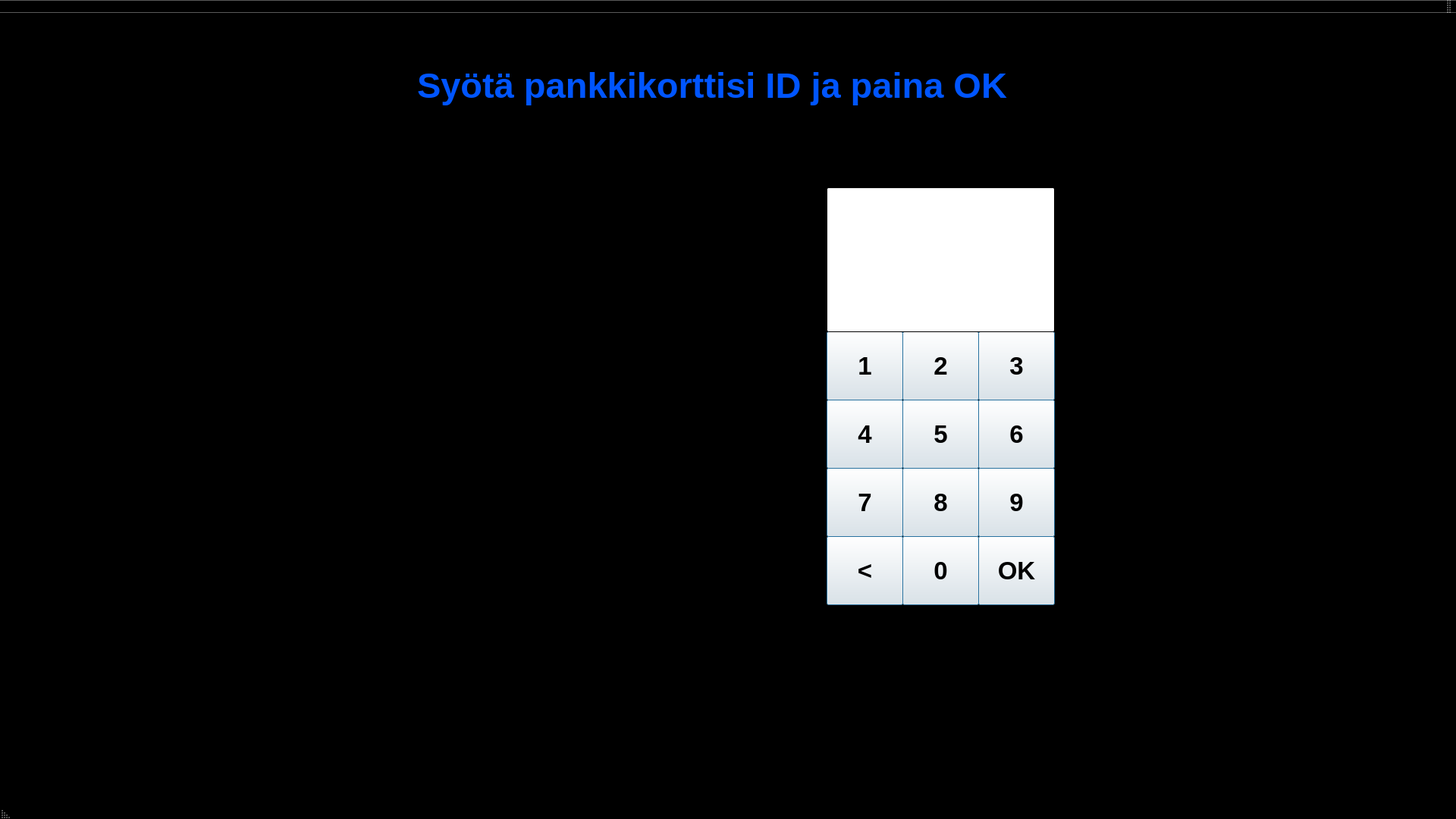
<?xml version="1.0" encoding="UTF-8"?>
<ui version="4.0">
 <class>MainWindow</class>
 <widget class="QMainWindow" name="MainWindow">
  <property name="geometry">
   <rect>
    <x>0</x>
    <y>0</y>
    <width>1920</width>
    <height>1080</height>
   </rect>
  </property>
  <property name="sizePolicy">
   <sizepolicy hsizetype="Preferred" vsizetype="Fixed">
    <horstretch>0</horstretch>
    <verstretch>0</verstretch>
   </sizepolicy>
  </property>
  <property name="palette">
   <palette>
    <active>
     <colorrole role="Base">
      <brush brushstyle="SolidPattern">
       <color alpha="255">
        <red>255</red>
        <green>255</green>
        <blue>255</blue>
       </color>
      </brush>
     </colorrole>
     <colorrole role="Window">
      <brush brushstyle="SolidPattern">
       <color alpha="255">
        <red>0</red>
        <green>0</green>
        <blue>0</blue>
       </color>
      </brush>
     </colorrole>
    </active>
    <inactive>
     <colorrole role="Base">
      <brush brushstyle="SolidPattern">
       <color alpha="255">
        <red>255</red>
        <green>255</green>
        <blue>255</blue>
       </color>
      </brush>
     </colorrole>
     <colorrole role="Window">
      <brush brushstyle="SolidPattern">
       <color alpha="255">
        <red>0</red>
        <green>0</green>
        <blue>0</blue>
       </color>
      </brush>
     </colorrole>
    </inactive>
    <disabled>
     <colorrole role="Base">
      <brush brushstyle="SolidPattern">
       <color alpha="255">
        <red>0</red>
        <green>0</green>
        <blue>0</blue>
       </color>
      </brush>
     </colorrole>
     <colorrole role="Window">
      <brush brushstyle="SolidPattern">
       <color alpha="255">
        <red>0</red>
        <green>0</green>
        <blue>0</blue>
       </color>
      </brush>
     </colorrole>
    </disabled>
   </palette>
  </property>
  <property name="windowTitle">
   <string>MainWindow</string>
  </property>
  <property name="layoutDirection">
   <enum>Qt::RightToLeft</enum>
  </property>
  <widget class="QWidget" name="centralWidget">
   <widget class="QPushButton" name="numero1">
    <property name="geometry">
     <rect>
      <x>1090</x>
      <y>420</y>
      <width>101</width>
      <height>91</height>
     </rect>
    </property>
    <property name="font">
     <font>
      <pointsize>25</pointsize>
      <weight>75</weight>
      <bold>true</bold>
     </font>
    </property>
    <property name="cursor">
     <cursorShape>PointingHandCursor</cursorShape>
    </property>
    <property name="text">
     <string>1</string>
    </property>
    <property name="default">
     <bool>true</bool>
    </property>
    <property name="flat">
     <bool>false</bool>
    </property>
   </widget>
   <widget class="QPushButton" name="numero2">
    <property name="geometry">
     <rect>
      <x>1190</x>
      <y>420</y>
      <width>101</width>
      <height>91</height>
     </rect>
    </property>
    <property name="font">
     <font>
      <pointsize>25</pointsize>
      <weight>75</weight>
      <bold>true</bold>
     </font>
    </property>
    <property name="cursor">
     <cursorShape>PointingHandCursor</cursorShape>
    </property>
    <property name="text">
     <string>2</string>
    </property>
    <property name="autoDefault">
     <bool>false</bool>
    </property>
    <property name="default">
     <bool>true</bool>
    </property>
   </widget>
   <widget class="QPushButton" name="numero3">
    <property name="geometry">
     <rect>
      <x>1290</x>
      <y>420</y>
      <width>101</width>
      <height>91</height>
     </rect>
    </property>
    <property name="font">
     <font>
      <pointsize>25</pointsize>
      <weight>75</weight>
      <bold>true</bold>
     </font>
    </property>
    <property name="cursor">
     <cursorShape>PointingHandCursor</cursorShape>
    </property>
    <property name="text">
     <string>3</string>
    </property>
    <property name="default">
     <bool>true</bool>
    </property>
   </widget>
   <widget class="QPushButton" name="numero4">
    <property name="geometry">
     <rect>
      <x>1090</x>
      <y>510</y>
      <width>101</width>
      <height>91</height>
     </rect>
    </property>
    <property name="font">
     <font>
      <pointsize>25</pointsize>
      <weight>75</weight>
      <bold>true</bold>
     </font>
    </property>
    <property name="cursor">
     <cursorShape>PointingHandCursor</cursorShape>
    </property>
    <property name="text">
     <string>4</string>
    </property>
    <property name="default">
     <bool>true</bool>
    </property>
   </widget>
   <widget class="QPushButton" name="numero5">
    <property name="geometry">
     <rect>
      <x>1190</x>
      <y>510</y>
      <width>101</width>
      <height>91</height>
     </rect>
    </property>
    <property name="font">
     <font>
      <pointsize>25</pointsize>
      <weight>75</weight>
      <bold>true</bold>
     </font>
    </property>
    <property name="cursor">
     <cursorShape>PointingHandCursor</cursorShape>
    </property>
    <property name="text">
     <string>5</string>
    </property>
    <property name="default">
     <bool>true</bool>
    </property>
   </widget>
   <widget class="QPushButton" name="numero6">
    <property name="geometry">
     <rect>
      <x>1290</x>
      <y>510</y>
      <width>101</width>
      <height>91</height>
     </rect>
    </property>
    <property name="font">
     <font>
      <pointsize>25</pointsize>
      <weight>75</weight>
      <bold>true</bold>
     </font>
    </property>
    <property name="cursor">
     <cursorShape>PointingHandCursor</cursorShape>
    </property>
    <property name="text">
     <string>6</string>
    </property>
    <property name="default">
     <bool>true</bool>
    </property>
   </widget>
   <widget class="QPushButton" name="numero7">
    <property name="geometry">
     <rect>
      <x>1090</x>
      <y>600</y>
      <width>101</width>
      <height>91</height>
     </rect>
    </property>
    <property name="font">
     <font>
      <pointsize>25</pointsize>
      <weight>75</weight>
      <bold>true</bold>
     </font>
    </property>
    <property name="cursor">
     <cursorShape>PointingHandCursor</cursorShape>
    </property>
    <property name="text">
     <string>7</string>
    </property>
    <property name="default">
     <bool>true</bool>
    </property>
   </widget>
   <widget class="QPushButton" name="numero8">
    <property name="geometry">
     <rect>
      <x>1190</x>
      <y>600</y>
      <width>101</width>
      <height>91</height>
     </rect>
    </property>
    <property name="font">
     <font>
      <pointsize>25</pointsize>
      <weight>75</weight>
      <bold>true</bold>
     </font>
    </property>
    <property name="cursor">
     <cursorShape>PointingHandCursor</cursorShape>
    </property>
    <property name="text">
     <string>8</string>
    </property>
    <property name="default">
     <bool>true</bool>
    </property>
   </widget>
   <widget class="QPushButton" name="numero9">
    <property name="geometry">
     <rect>
      <x>1290</x>
      <y>600</y>
      <width>101</width>
      <height>91</height>
     </rect>
    </property>
    <property name="font">
     <font>
      <pointsize>25</pointsize>
      <weight>75</weight>
      <bold>true</bold>
     </font>
    </property>
    <property name="cursor">
     <cursorShape>PointingHandCursor</cursorShape>
    </property>
    <property name="text">
     <string>9</string>
    </property>
    <property name="default">
     <bool>true</bool>
    </property>
   </widget>
   <widget class="QPushButton" name="numero0">
    <property name="geometry">
     <rect>
      <x>1190</x>
      <y>690</y>
      <width>101</width>
      <height>91</height>
     </rect>
    </property>
    <property name="font">
     <font>
      <pointsize>25</pointsize>
      <weight>75</weight>
      <bold>true</bold>
     </font>
    </property>
    <property name="cursor">
     <cursorShape>PointingHandCursor</cursorShape>
    </property>
    <property name="text">
     <string>0</string>
    </property>
    <property name="default">
     <bool>true</bool>
    </property>
   </widget>
   <widget class="QLineEdit" name="hankiID">
    <property name="geometry">
     <rect>
      <x>1090</x>
      <y>230</y>
      <width>301</width>
      <height>191</height>
     </rect>
    </property>
    <property name="sizePolicy">
     <sizepolicy hsizetype="Expanding" vsizetype="Preferred">
      <horstretch>0</horstretch>
      <verstretch>0</verstretch>
     </sizepolicy>
    </property>
    <property name="font">
     <font>
      <pointsize>50</pointsize>
      <weight>75</weight>
      <bold>true</bold>
     </font>
    </property>
    <property name="cursor">
     <cursorShape>CrossCursor</cursorShape>
    </property>
    <property name="layoutDirection">
     <enum>Qt::LeftToRight</enum>
    </property>
    <property name="text">
     <string/>
    </property>
    <property name="frame">
     <bool>true</bool>
    </property>
    <property name="alignment">
     <set>Qt::AlignCenter</set>
    </property>
   </widget>
   <widget class="QPushButton" name="nappiok">
    <property name="geometry">
     <rect>
      <x>1290</x>
      <y>690</y>
      <width>101</width>
      <height>91</height>
     </rect>
    </property>
    <property name="font">
     <font>
      <pointsize>25</pointsize>
      <weight>75</weight>
      <bold>true</bold>
     </font>
    </property>
    <property name="cursor">
     <cursorShape>PointingHandCursor</cursorShape>
    </property>
    <property name="text">
     <string>OK</string>
    </property>
    <property name="default">
     <bool>true</bool>
    </property>
   </widget>
   <widget class="QPushButton" name="nappikorjaa">
    <property name="geometry">
     <rect>
      <x>1090</x>
      <y>690</y>
      <width>101</width>
      <height>91</height>
     </rect>
    </property>
    <property name="font">
     <font>
      <pointsize>25</pointsize>
      <weight>75</weight>
      <bold>true</bold>
     </font>
    </property>
    <property name="cursor">
     <cursorShape>PointingHandCursor</cursorShape>
    </property>
    <property name="text">
     <string>&lt;</string>
    </property>
    <property name="default">
     <bool>true</bool>
    </property>
   </widget>
   <widget class="QLabel" name="otsikko1">
    <property name="geometry">
     <rect>
      <x>550</x>
      <y>50</y>
      <width>881</width>
      <height>91</height>
     </rect>
    </property>
    <property name="palette">
     <palette>
      <active>
       <colorrole role="WindowText">
        <brush brushstyle="SolidPattern">
         <color alpha="255">
          <red>0</red>
          <green>85</green>
          <blue>255</blue>
         </color>
        </brush>
       </colorrole>
       <colorrole role="Button">
        <brush brushstyle="SolidPattern">
         <color alpha="255">
          <red>0</red>
          <green>85</green>
          <blue>255</blue>
         </color>
        </brush>
       </colorrole>
       <colorrole role="Light">
        <brush brushstyle="SolidPattern">
         <color alpha="255">
          <red>127</red>
          <green>170</green>
          <blue>255</blue>
         </color>
        </brush>
       </colorrole>
       <colorrole role="Midlight">
        <brush brushstyle="SolidPattern">
         <color alpha="255">
          <red>63</red>
          <green>127</green>
          <blue>255</blue>
         </color>
        </brush>
       </colorrole>
       <colorrole role="Dark">
        <brush brushstyle="SolidPattern">
         <color alpha="255">
          <red>0</red>
          <green>42</green>
          <blue>127</blue>
         </color>
        </brush>
       </colorrole>
       <colorrole role="Mid">
        <brush brushstyle="SolidPattern">
         <color alpha="255">
          <red>0</red>
          <green>56</green>
          <blue>170</blue>
         </color>
        </brush>
       </colorrole>
       <colorrole role="Text">
        <brush brushstyle="SolidPattern">
         <color alpha="255">
          <red>0</red>
          <green>0</green>
          <blue>0</blue>
         </color>
        </brush>
       </colorrole>
       <colorrole role="BrightText">
        <brush brushstyle="SolidPattern">
         <color alpha="255">
          <red>255</red>
          <green>255</green>
          <blue>255</blue>
         </color>
        </brush>
       </colorrole>
       <colorrole role="ButtonText">
        <brush brushstyle="SolidPattern">
         <color alpha="255">
          <red>0</red>
          <green>0</green>
          <blue>0</blue>
         </color>
        </brush>
       </colorrole>
       <colorrole role="Base">
        <brush brushstyle="SolidPattern">
         <color alpha="255">
          <red>255</red>
          <green>255</green>
          <blue>255</blue>
         </color>
        </brush>
       </colorrole>
       <colorrole role="Window">
        <brush brushstyle="SolidPattern">
         <color alpha="255">
          <red>0</red>
          <green>85</green>
          <blue>255</blue>
         </color>
        </brush>
       </colorrole>
       <colorrole role="Shadow">
        <brush brushstyle="SolidPattern">
         <color alpha="255">
          <red>0</red>
          <green>0</green>
          <blue>0</blue>
         </color>
        </brush>
       </colorrole>
       <colorrole role="AlternateBase">
        <brush brushstyle="SolidPattern">
         <color alpha="255">
          <red>127</red>
          <green>170</green>
          <blue>255</blue>
         </color>
        </brush>
       </colorrole>
       <colorrole role="NoRole">
        <brush brushstyle="SolidPattern">
         <color alpha="255">
          <red>255</red>
          <green>255</green>
          <blue>255</blue>
         </color>
        </brush>
       </colorrole>
       <colorrole role="ToolTipBase">
        <brush brushstyle="SolidPattern">
         <color alpha="255">
          <red>255</red>
          <green>255</green>
          <blue>220</blue>
         </color>
        </brush>
       </colorrole>
       <colorrole role="ToolTipText">
        <brush brushstyle="SolidPattern">
         <color alpha="255">
          <red>0</red>
          <green>0</green>
          <blue>0</blue>
         </color>
        </brush>
       </colorrole>
      </active>
      <inactive>
       <colorrole role="WindowText">
        <brush brushstyle="SolidPattern">
         <color alpha="255">
          <red>0</red>
          <green>85</green>
          <blue>255</blue>
         </color>
        </brush>
       </colorrole>
       <colorrole role="Button">
        <brush brushstyle="SolidPattern">
         <color alpha="255">
          <red>0</red>
          <green>85</green>
          <blue>255</blue>
         </color>
        </brush>
       </colorrole>
       <colorrole role="Light">
        <brush brushstyle="SolidPattern">
         <color alpha="255">
          <red>127</red>
          <green>170</green>
          <blue>255</blue>
         </color>
        </brush>
       </colorrole>
       <colorrole role="Midlight">
        <brush brushstyle="SolidPattern">
         <color alpha="255">
          <red>63</red>
          <green>127</green>
          <blue>255</blue>
         </color>
        </brush>
       </colorrole>
       <colorrole role="Dark">
        <brush brushstyle="SolidPattern">
         <color alpha="255">
          <red>0</red>
          <green>42</green>
          <blue>127</blue>
         </color>
        </brush>
       </colorrole>
       <colorrole role="Mid">
        <brush brushstyle="SolidPattern">
         <color alpha="255">
          <red>0</red>
          <green>56</green>
          <blue>170</blue>
         </color>
        </brush>
       </colorrole>
       <colorrole role="Text">
        <brush brushstyle="SolidPattern">
         <color alpha="255">
          <red>0</red>
          <green>0</green>
          <blue>0</blue>
         </color>
        </brush>
       </colorrole>
       <colorrole role="BrightText">
        <brush brushstyle="SolidPattern">
         <color alpha="255">
          <red>255</red>
          <green>255</green>
          <blue>255</blue>
         </color>
        </brush>
       </colorrole>
       <colorrole role="ButtonText">
        <brush brushstyle="SolidPattern">
         <color alpha="255">
          <red>0</red>
          <green>0</green>
          <blue>0</blue>
         </color>
        </brush>
       </colorrole>
       <colorrole role="Base">
        <brush brushstyle="SolidPattern">
         <color alpha="255">
          <red>255</red>
          <green>255</green>
          <blue>255</blue>
         </color>
        </brush>
       </colorrole>
       <colorrole role="Window">
        <brush brushstyle="SolidPattern">
         <color alpha="255">
          <red>0</red>
          <green>85</green>
          <blue>255</blue>
         </color>
        </brush>
       </colorrole>
       <colorrole role="Shadow">
        <brush brushstyle="SolidPattern">
         <color alpha="255">
          <red>0</red>
          <green>0</green>
          <blue>0</blue>
         </color>
        </brush>
       </colorrole>
       <colorrole role="AlternateBase">
        <brush brushstyle="SolidPattern">
         <color alpha="255">
          <red>127</red>
          <green>170</green>
          <blue>255</blue>
         </color>
        </brush>
       </colorrole>
       <colorrole role="NoRole">
        <brush brushstyle="SolidPattern">
         <color alpha="255">
          <red>255</red>
          <green>255</green>
          <blue>255</blue>
         </color>
        </brush>
       </colorrole>
       <colorrole role="ToolTipBase">
        <brush brushstyle="SolidPattern">
         <color alpha="255">
          <red>255</red>
          <green>255</green>
          <blue>220</blue>
         </color>
        </brush>
       </colorrole>
       <colorrole role="ToolTipText">
        <brush brushstyle="SolidPattern">
         <color alpha="255">
          <red>0</red>
          <green>0</green>
          <blue>0</blue>
         </color>
        </brush>
       </colorrole>
      </inactive>
      <disabled>
       <colorrole role="WindowText">
        <brush brushstyle="SolidPattern">
         <color alpha="255">
          <red>0</red>
          <green>42</green>
          <blue>127</blue>
         </color>
        </brush>
       </colorrole>
       <colorrole role="Button">
        <brush brushstyle="SolidPattern">
         <color alpha="255">
          <red>0</red>
          <green>85</green>
          <blue>255</blue>
         </color>
        </brush>
       </colorrole>
       <colorrole role="Light">
        <brush brushstyle="SolidPattern">
         <color alpha="255">
          <red>127</red>
          <green>170</green>
          <blue>255</blue>
         </color>
        </brush>
       </colorrole>
       <colorrole role="Midlight">
        <brush brushstyle="SolidPattern">
         <color alpha="255">
          <red>63</red>
          <green>127</green>
          <blue>255</blue>
         </color>
        </brush>
       </colorrole>
       <colorrole role="Dark">
        <brush brushstyle="SolidPattern">
         <color alpha="255">
          <red>0</red>
          <green>42</green>
          <blue>127</blue>
         </color>
        </brush>
       </colorrole>
       <colorrole role="Mid">
        <brush brushstyle="SolidPattern">
         <color alpha="255">
          <red>0</red>
          <green>56</green>
          <blue>170</blue>
         </color>
        </brush>
       </colorrole>
       <colorrole role="Text">
        <brush brushstyle="SolidPattern">
         <color alpha="255">
          <red>0</red>
          <green>42</green>
          <blue>127</blue>
         </color>
        </brush>
       </colorrole>
       <colorrole role="BrightText">
        <brush brushstyle="SolidPattern">
         <color alpha="255">
          <red>255</red>
          <green>255</green>
          <blue>255</blue>
         </color>
        </brush>
       </colorrole>
       <colorrole role="ButtonText">
        <brush brushstyle="SolidPattern">
         <color alpha="255">
          <red>0</red>
          <green>42</green>
          <blue>127</blue>
         </color>
        </brush>
       </colorrole>
       <colorrole role="Base">
        <brush brushstyle="SolidPattern">
         <color alpha="255">
          <red>0</red>
          <green>85</green>
          <blue>255</blue>
         </color>
        </brush>
       </colorrole>
       <colorrole role="Window">
        <brush brushstyle="SolidPattern">
         <color alpha="255">
          <red>0</red>
          <green>85</green>
          <blue>255</blue>
         </color>
        </brush>
       </colorrole>
       <colorrole role="Shadow">
        <brush brushstyle="SolidPattern">
         <color alpha="255">
          <red>0</red>
          <green>0</green>
          <blue>0</blue>
         </color>
        </brush>
       </colorrole>
       <colorrole role="AlternateBase">
        <brush brushstyle="SolidPattern">
         <color alpha="255">
          <red>0</red>
          <green>85</green>
          <blue>255</blue>
         </color>
        </brush>
       </colorrole>
       <colorrole role="NoRole">
        <brush brushstyle="SolidPattern">
         <color alpha="255">
          <red>255</red>
          <green>255</green>
          <blue>255</blue>
         </color>
        </brush>
       </colorrole>
       <colorrole role="ToolTipBase">
        <brush brushstyle="SolidPattern">
         <color alpha="255">
          <red>255</red>
          <green>255</green>
          <blue>220</blue>
         </color>
        </brush>
       </colorrole>
       <colorrole role="ToolTipText">
        <brush brushstyle="SolidPattern">
         <color alpha="255">
          <red>0</red>
          <green>0</green>
          <blue>0</blue>
         </color>
        </brush>
       </colorrole>
      </disabled>
     </palette>
    </property>
    <property name="font">
     <font>
      <pointsize>35</pointsize>
      <weight>75</weight>
      <bold>true</bold>
     </font>
    </property>
    <property name="layoutDirection">
     <enum>Qt::RightToLeft</enum>
    </property>
    <property name="text">
     <string>Syötä pankkikorttisi ID ja paina OK</string>
    </property>
   </widget>
   <widget class="QLabel" name="label">
    <property name="geometry">
     <rect>
      <x>240</x>
      <y>230</y>
      <width>851</width>
      <height>551</height>
     </rect>
    </property>
    <property name="text">
     <string/>
    </property>
   </widget>
   <zorder>label</zorder>
   <zorder>numero1</zorder>
   <zorder>numero2</zorder>
   <zorder>numero3</zorder>
   <zorder>numero4</zorder>
   <zorder>numero5</zorder>
   <zorder>numero6</zorder>
   <zorder>numero7</zorder>
   <zorder>numero8</zorder>
   <zorder>numero9</zorder>
   <zorder>numero0</zorder>
   <zorder>hankiID</zorder>
   <zorder>nappiok</zorder>
   <zorder>nappikorjaa</zorder>
   <zorder>otsikko1</zorder>
  </widget>
  <widget class="QMenuBar" name="menuBar">
   <property name="geometry">
    <rect>
     <x>0</x>
     <y>0</y>
     <width>1920</width>
     <height>21</height>
    </rect>
   </property>
  </widget>
  <widget class="QToolBar" name="mainToolBar">
   <attribute name="toolBarArea">
    <enum>TopToolBarArea</enum>
   </attribute>
   <attribute name="toolBarBreak">
    <bool>false</bool>
   </attribute>
  </widget>
  <widget class="QStatusBar" name="statusBar"/>
 </widget>
 <layoutdefault spacing="6" margin="11"/>
 <resources/>
 <connections/>
</ui>
